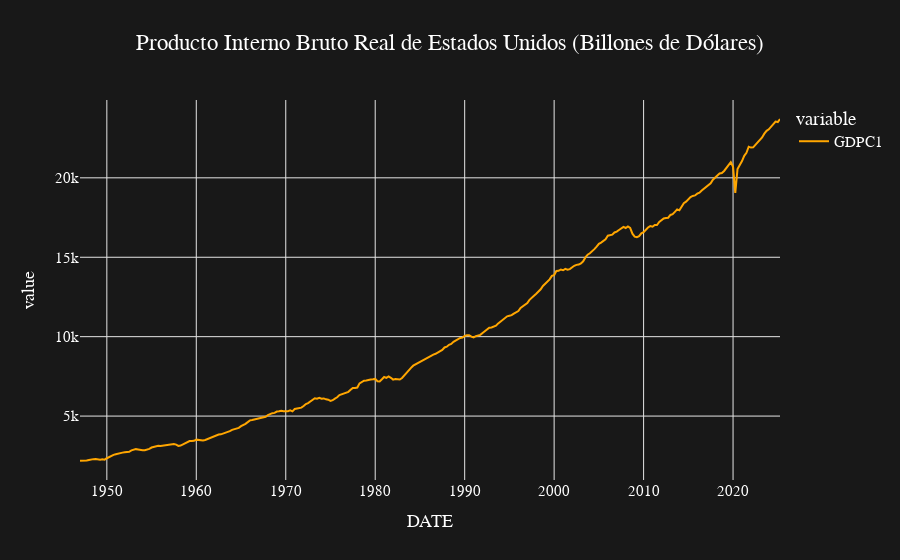

Write notebook code for a chart like this one.
### Code cell
gdp.plot(title="Producto Interno Bruto Real de Estados Unidos (Billones de Dólares)")

### Figure 1 — Plotly figure (JSON) as saved in the notebook; plotly's stock layout.template omitted (floating-point values rounded to 4 significant figures; data arrays with more than 128 entries replaced by an {"elided": "..."} marker saying what was removed)
{"data": [{"hovertemplate": "variable=GDPC1<br>DATE=%{x}<br>value=%{y}<extra></extra>", "legendgroup": "GDPC1", "line": {"color": "#ffa600", "dash": "solid"}, "marker": {"symbol": "circle"}, "mode": "lines", "name": "GDPC1", "orientation": "v", "showlegend": true, "type": "scatter", "x": {"elided": "314 str values"}, "xaxis": "x", "y": {"elided": "314 float values"}, "yaxis": "y"}], "layout": {"legend": {"title": {"text": "variable"}, "tracegroupgap": 0}, "title": {"text": "Producto Interno Bruto Real de Estados Unidos (Billones de Dólares)"}, "xaxis": {"anchor": "y", "domain": [0, 1], "title": {"text": "DATE"}}, "yaxis": {"anchor": "x", "domain": [0, 1], "title": {"text": "value"}}}}
